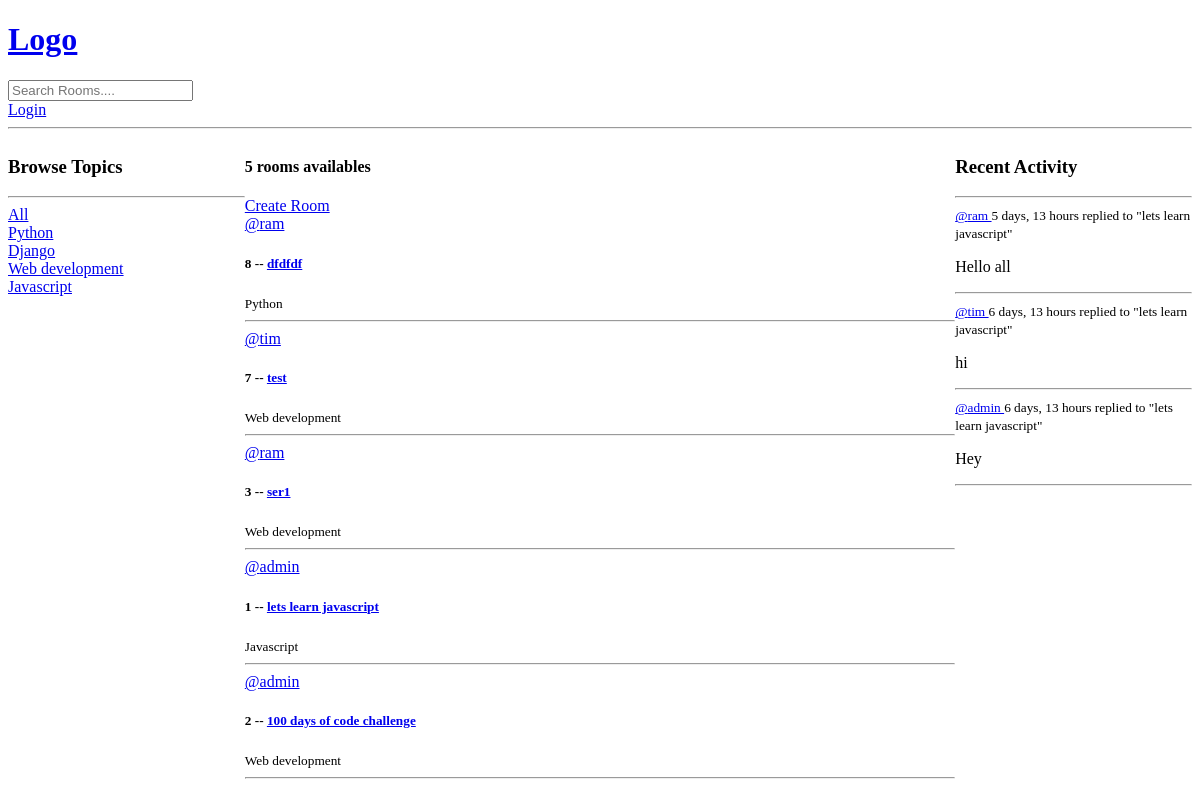
The app's page /, older data.
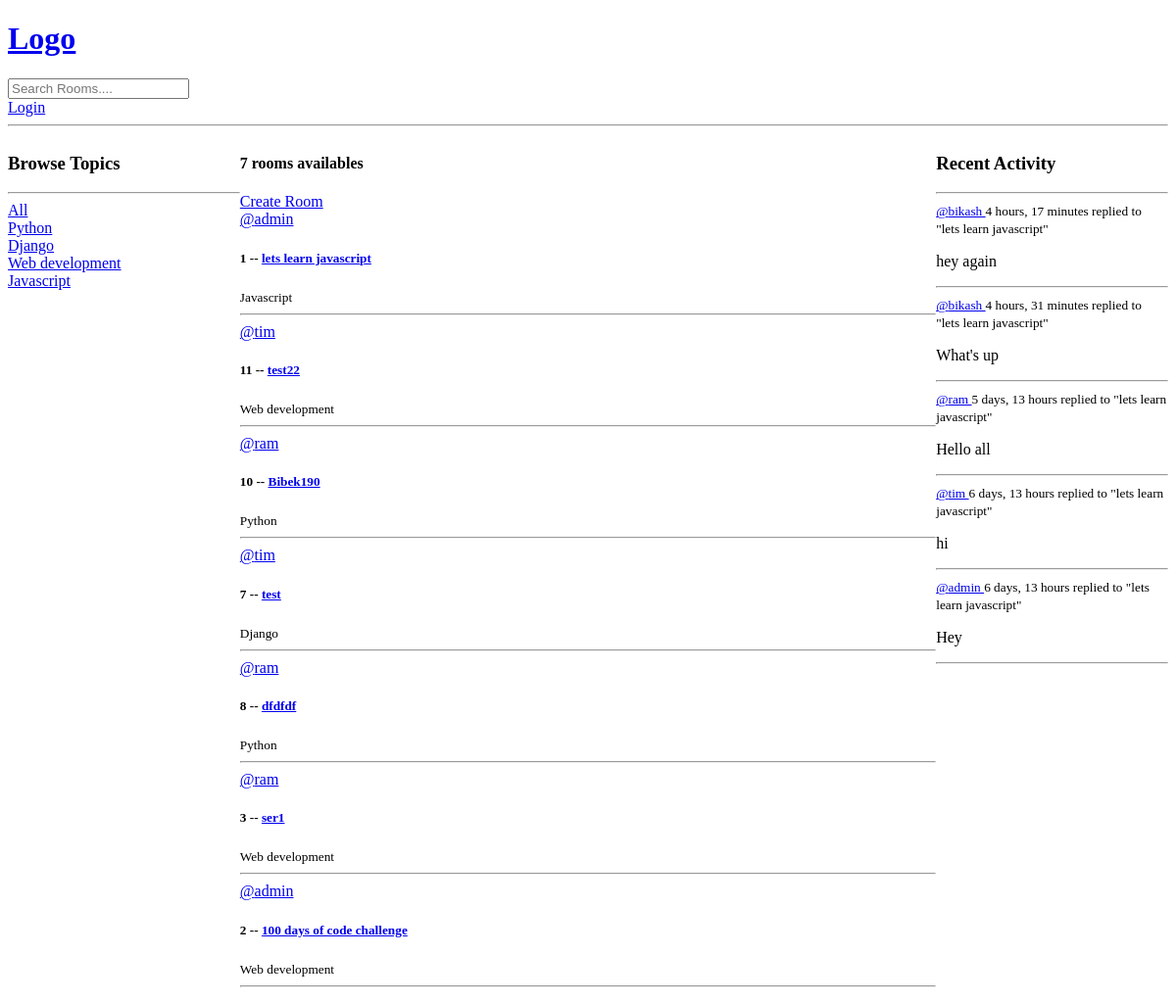
The same page, newer data.
### base/models.py (models this page shows, shortened)
class Topic(models.Model):
    name = models.CharField(max_length =200)

class Room(models.Model):
    host = models.ForeignKey(User,on_delete=models.SET_NULL,null=True)
    topic =models.ForeignKey(Topic,on_delete=models.SET_NULL,null=True)
    name = models.CharField(max_length=100)
    description = models.TextField(null=True, blank = True)
    participants = models.ManyToManyField(User,related_name='participants',blank=True)
    updated = models.DateTimeField(auto_now=True)
    created = models.DateTimeField(auto_now_add=True)
    class Meta:
        ordering = ['-updated', '-created']
    def __str__(self):
        return self.name

class Message(models.Model):
    user = models.ForeignKey(User,on_delete=models.CASCADE)
    room = models.ForeignKey(Room,on_delete=models.CASCADE)
    body= models.TextField()
    updated = models.DateTimeField(auto_now=True)
    created = models.DateTimeField(auto_now_add=True)
    class Meta:
        ordering = ['-updated', '-created']
    def __str__(self):
        return self.body[0:50]

### base/views.py (the view)
# urls.py: path('', views.home, name="home"),
def home(request):
    q = request.GET.get('q') if request.GET.get("q") != None else ""
    rooms = Room.objects.filter(
        Q(topic__name__icontains= q) |
        Q(name__icontains= q) |
        Q(description__icontains= q)
        )
    topics = Topic.objects.all()
    room_count = rooms.count()
    room_messages = Message.objects.filter(Q(room__topic__name__icontains=q))
    context = {'rooms': rooms,'topics':topics,"room_count":room_count,'room_messages':room_messages}
    return render(request,'base/home.html',context)

### base/templates/base/home.html (shortened to what this page needs)
<!DOCTYPE html>
<html lang="en">
  <head>
  </head>
  <body>
    {% extends 'main.html' %} {% block content %}
    <div class="home-container">
      {% include 'base/topics_component.html' %}
      <div>
        <div>
          <h4>{{room_count}} rooms availables</h4>
          <a href="{%url 'create-room' %}">Create Room</a>
        </div>
        {% include 'base/feed_component.html' %}
      </div>
      <div>{% include 'base/activity_component.html' %}</div>
    </div>
    {% endblock %}

### base/templates/base/topics_component.html
<div>
  <h3>Browse Topics</h3>
  <hr />
  <div>
    <a href="{% url 'home' %}">All</a>
  </div>
  {% for topic in topics %}
  <div>
    <a href="{% url 'home' %}?q={{topic.name}}">{{topic.name}}</a>
  </div>
  {% endfor %}
</div>

### base/templates/base/feed_component.html (shortened to what this page needs)
<div>
  {% for room in rooms %}
  <div>
    <a href="{% url 'user-profile' room.host.id %}">@{{room.host.username}}</a>
    <h5>{{room.id}} -- <a href="{%url 'room' room.id%}">{{room.name}} </a></h5>
    <small>{{room.topic.name}}</small>
    <hr />
  </div>
  {%endfor%}
</div>

### base/templates/base/activity_component.html (shortened to what this page needs)
<h3>Recent Activity</h3>
<hr />
{% for message in room_messages %}
<div>
  <small>
    <a href="{% url 'user-profile' message.user.id %}">@{{message.user}} </a>
    {{message.created|timesince}}
  </small>
  <small>replied to "{{message.room}}"</small>
  <p>{{message}}</p>
  <hr />
</div>
{% endfor %}

Row changes from the older to the newer data that the page shows:
changed Room "lets learn javascript": moves up the list
added Room: host.username "tim", id "11", name "test22", topic.name "Web development"
added Room: host.username "ram", id "10", name "Bibek190", topic.name "Python"
changed Room "test": topic.name "Web development" → "Django"; moves down the list
added Message: user "bikash", created "4 hours, 17 minutes", room "lets learn javascript", body "hey again"
added Message: user "bikash", created "4 hours, 31 minutes", room "lets learn javascript", body "What's up"
Text that changed along with them:
{{ room_count }}: "5" → "7"
